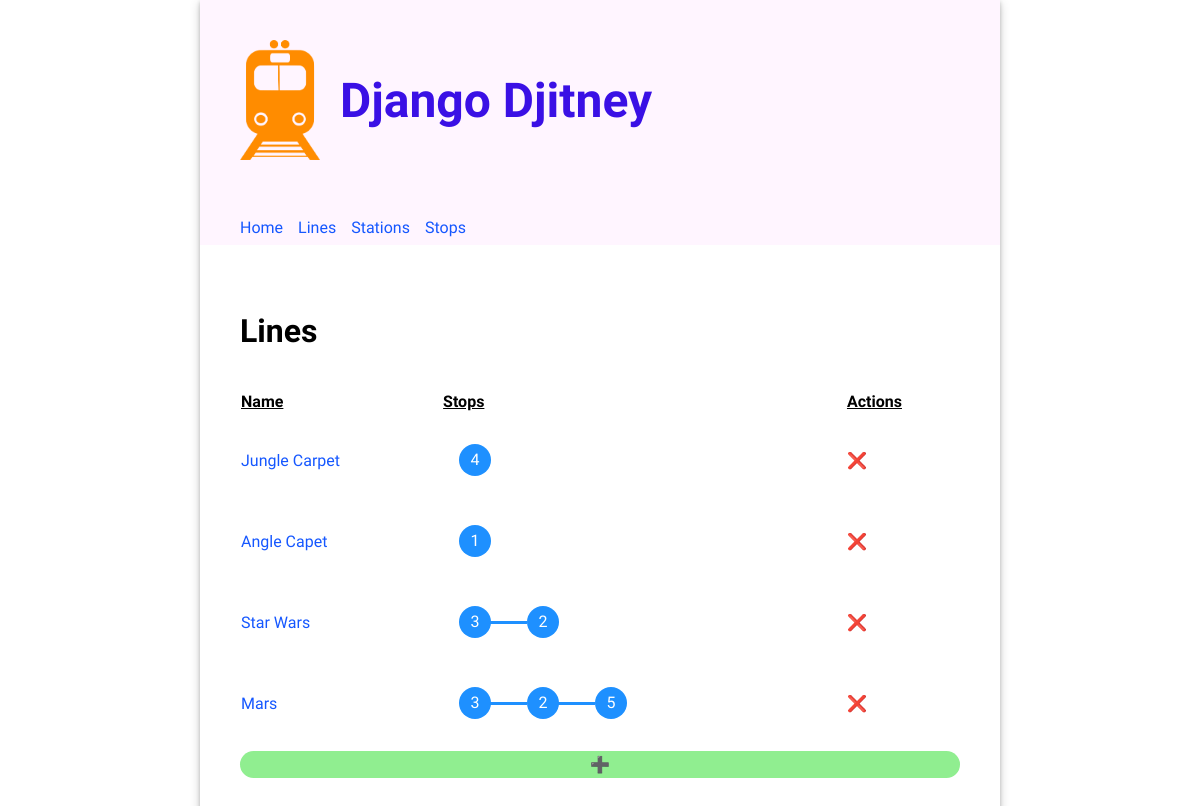
Page /lines/ on the committed database.
### routes/models.py (models this page shows, shortened)
class Line(models.Model):
  name = models.CharField(unique=True, max_length=200)

class Stop(models.Model):
  class Meta:
    unique_together = (('line', 'stop_number'))
  line = models.ForeignKey(Line, on_delete=models.CASCADE)
  station = models.ForeignKey(Station, on_delete=models.CASCADE)
  stop_number = models.PositiveIntegerField()

### routes/views.py (the view)
# urls.py: path("lines/", views.LinesView.as_view(), name="lines"),
class LinesView(ListView):
  model = Line
  template_name = "routes/lines.html"

### routes/templates/routes/lines.html (shortened to what this page needs)
{% extends 'base.html' %}
{% load static %}
{% block content %}
  <div>
    <h2>Lines</h2>
    <table class="line-table">
      <thead>
        <tr>
          <th>Name</th>
          <th>Stops</th>
          <th>Actions</th>
        </tr>
      </thead>
      <tbody>
      {% for line in object_list %}
        <tr>
          <td>
            <a href="{% url "update_line" line.id %}">{{ line.name }}</a>
          </td>
          <td>
            <ul>
                {% for stop in line.stop_set.all %}
                  <li>{{ stop.stop_number }}</li>
                {% endfor %}
            </ul>
          </td>
          <td><a href="{% url "delete_line" line.id %}" style="text-decoration: none; color: inherit;">❌</a></td>
        </tr>
      {% endfor %}
      </tbody>
    </table>
    <a href="{% url "create_line" %}" style="display: inherit; text-align: center; border-radius: 15px; text-decoration: none; color: inherit; padding: 4px; background-color: lightgreen;">➕</a>
  </div>
{% endblock %}

### routes/static/routes/style.css (style rules this page uses)
body { font-family: "Oxygen", sans-serif; margin: 0; }
main h2 { font-size: 2em; }
main table { text-align: left; border-collapse: separate; border-spacing: 0 15px; width: 100%; }
main table th { text-align: left; border-collapse: separate; border-spacing: 0 15px; text-decoration: underline; }
ul { list-style: none; }
.line-table li { width: 2em; height: 2em; text-align: center; line-height: 2em; border-radius: 1em; background: dodgerblue; margin: 0 1em; display: inline-block; color: white; position: relative; }
.line-table li::before { content: ""; position: absolute; top: 0.9em; left: -4em; width: 4em; height: 0.2em; background: dodgerblue; z-index: -1; }
.line-table li:first-child::before { display: none; }
.line-table ul { padding: 0; }
a { text-decoration: none; color: #1557ff; }

### rows in the picture
Line: name "Jungle Carpet"
Stop: stop_number "4"
Line: name "Angle Capet"
Stop: stop_number "1"
Line: name "Star Wars"
Stop: stop_number "3"
Stop: stop_number "2"
Line: name "Mars"
Stop: stop_number "3"
Stop: stop_number "2"
Stop: stop_number "5"
